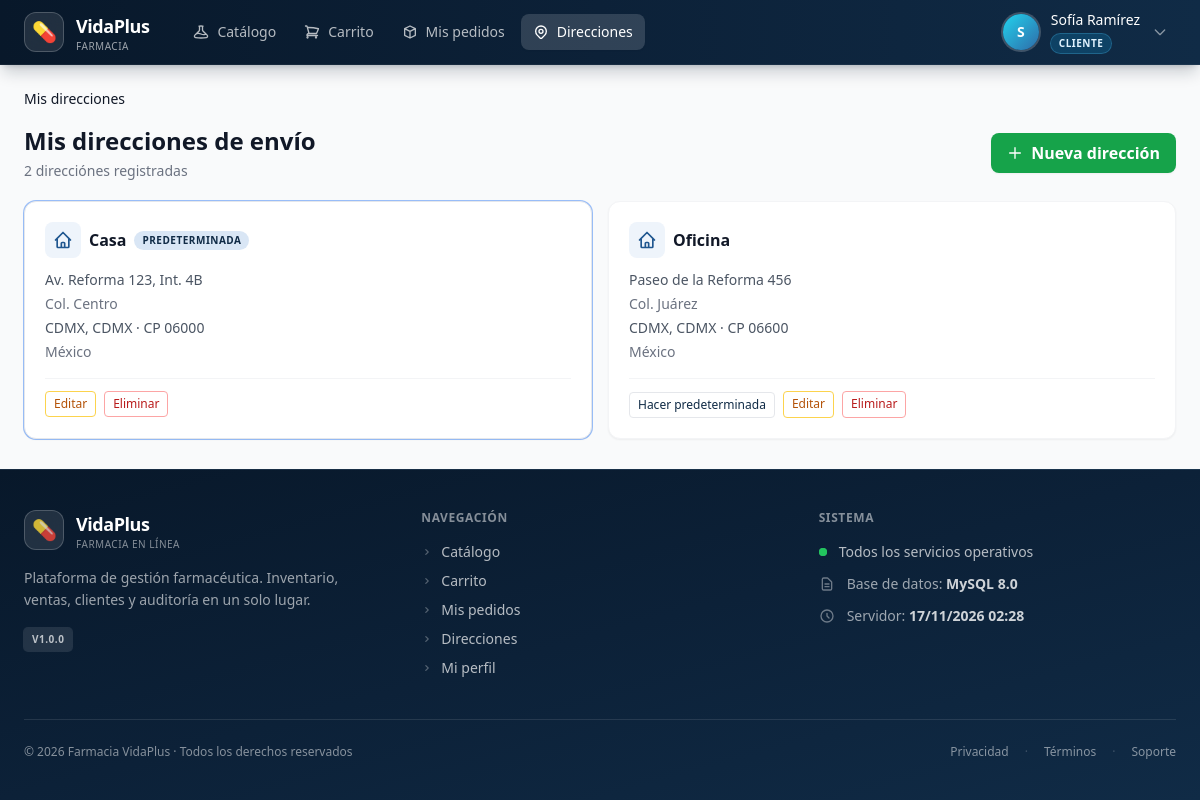
Page /modules/portal/mis_direcciones.php (signed in) on the committed database.
### tables this page shows
CREATE TABLE direcciones_cliente (
    id_direccion      INT UNSIGNED AUTO_INCREMENT PRIMARY KEY,
    id_cliente        INT UNSIGNED NOT NULL,
    alias             VARCHAR(30)  NOT NULL,
    calle             VARCHAR(200) NOT NULL,
    colonia           VARCHAR(100) NULL,
    ciudad            VARCHAR(80)  NOT NULL,
    estado_provincia  VARCHAR(80)  NOT NULL,
    codigo_postal     VARCHAR(10)  NOT NULL,
    id_pais           INT UNSIGNED NOT NULL,
    es_predeterminada TINYINT(1)   NOT NULL DEFAULT 0,
    activa            TINYINT(1)   NOT NULL DEFAULT 1,
    fecha_creacion    DATETIME     NOT NULL DEFAULT CURRENT_TIMESTAMP,
    CONSTRAINT fk_direcciones_cliente FOREIGN KEY (id_cliente)
        REFERENCES clientes(id_cliente) ON DELETE CASCADE ON UPDATE CASCADE,
    CONSTRAINT fk_direcciones_pais FOREIGN KEY (id_pais)
        REFERENCES paises(id_pais) ON DELETE RESTRICT ON UPDATE CASCADE
);

CREATE TABLE paises (
    id_pais      INT UNSIGNED AUTO_INCREMENT PRIMARY KEY,
    iso2         CHAR(2)     NOT NULL,
    iso3         CHAR(3)     NOT NULL,
    nombre       VARCHAR(80) NOT NULL,
    nacionalidad VARCHAR(50) NOT NULL,
    codigo_tel   VARCHAR(5)  NOT NULL,
    activo       TINYINT(1)  NOT NULL DEFAULT 1,
    CONSTRAINT uq_paises_iso2    UNIQUE (iso2),
    CONSTRAINT uq_paises_iso3    UNIQUE (iso3),
    CONSTRAINT uq_paises_nombre  UNIQUE (nombre),
    CONSTRAINT chk_paises_iso2 CHECK (iso2 = UPPER(iso2) AND CHAR_LENGTH(iso2) = 2),
    CONSTRAINT chk_paises_iso3 CHECK (iso3 = UPPER(iso3) AND CHAR_LENGTH(iso3) = 3)
);

### includes/helpers.php (called while the page is built, shortened)
<?php
function e(?string $str): string
{
    return htmlspecialchars($str ?? '', ENT_QUOTES, 'UTF-8');
}

### modules/portal/mis_direcciones.php (the view, shortened to what this page needs)
<?php
$pdo = pdoActual();
$idCliente = (int)$_SESSION['usuario_id'];
$accion = $_GET['accion'] ?? 'listar';
match($accion) {
    'crear'    => accionCrear(),
    'editar'   => accionEditar(),
    'eliminar' => accionEliminar(),
    'default'  => accionHacerDefault(),
    default    => accionListar(),
};
function accionListar(): void
{
    global $pdo, $idCliente;
    $stmt = $pdo->prepare("
        SELECT d.*, p.nombre AS pais
        FROM direcciones_cliente d
        INNER JOIN paises p ON d.id_pais = p.id_pais
        WHERE d.id_cliente = ? AND d.activa = 1
        ORDER BY d.es_predeterminada DESC, d.fecha_creacion DESC
    ");
    $stmt->execute([$idCliente]);
    $direcciones = $stmt->fetchAll();
    require __DIR__ . '/../../includes/header.php';
    ?>
    <nav class="flex items-center gap-2 text-sm text-gray-500 mb-4">
        <span class="text-gray-900 font-medium">Mis direcciones</span>
    </nav>
    <div class="flex flex-col sm:flex-row sm:items-center sm:justify-between gap-3 mb-5">
        <div>
            <h1 class="text-2xl font-bold text-gray-900">Mis direcciones de envío</h1>
            <p class="text-sm text-gray-500 mt-1">
                <?= count($direcciones) ?> dirección<?= count($direcciones) !== 1 ? 'es' : '' ?>
                registrada<?= count($direcciones) !== 1 ? 's' : '' ?>
            </p>
        </div>
        <a href="/modules/portal/mis_direcciones.php?accion=crear"
           class="inline-flex items-center gap-2 bg-green-600 hover:bg-green-700 text-white
                  font-semibold px-4 py-2 rounded-lg transition shadow-sm">
            <svg class="w-4 h-4" fill="none" stroke="currentColor" viewBox="0 0 24 24">
                <path stroke-linecap="round" stroke-linejoin="round" stroke-width="2" d="M12 4v16m8-8H4"/>
            </svg>
            Nueva dirección
        </a>
    </div>
    <?php if (empty($direcciones)): ?>
        <div class="bg-white rounded-xl shadow-sm border border-gray-100 p-12 text-center">
            <div class="inline-flex items-center justify-center w-16 h-16 rounded-full bg-gray-100 mb-4">
                <svg class="w-8 h-8 text-gray-400" fill="none" stroke="currentColor" viewBox="0 0 24 24">
                    <path stroke-linecap="round" stroke-linejoin="round" stroke-width="2"
                          d="M17.657 16.657L13.414 20.9a1.998 1.998 0 01-2.827 0l-4.244-4.243a8 8 0 1111.314 0z"/>
                    <path stroke-linecap="round" stroke-linejoin="round" stroke-width="2"
                          d="M15 11a3 3 0 11-6 0 3 3 0 016 0z"/>
                </svg>
            </div>
            <h3 class="font-semibold text-gray-900 mb-1">Sin direcciones registradas</h3>
            <p class="text-gray-500 mb-4">
                Necesitas al menos una dirección para poder comprar en línea.
            </p>
            <a href="/modules/portal/mis_direcciones.php?accion=crear"
               class="inline-block px-4 py-2 text-sm bg-green-600 hover:bg-green-700
                      text-white rounded-lg transition">
                + Agregar mi primera dirección
            </a>
        </div>
    <?php else: ?>
        <div class="grid grid-cols-1 md:grid-cols-2 gap-4">
            <?php foreach ($direcciones as $d): ?>
                <div class="bg-white rounded-xl shadow-sm border
                            <?= $d['es_predeterminada'] ? 'border-primary-300 ring-1 ring-primary-200' : 'border-gray-100' ?> p-5">
                    <div class="flex items-start justify-between mb-3">
                        <div class="flex items-center gap-2">
                            <div class="w-9 h-9 rounded-lg bg-primary-50 text-primary-600
                                        flex items-center justify-center">
                                <svg class="w-5 h-5" fill="none" stroke="currentColor" viewBox="0 0 24 24">
                                    <path stroke-linecap="round" stroke-linejoin="round" stroke-width="2"
                                          d="M3 12l2-2m0 0l7-7 7 7M5 10v10a1 1 0 001 1h3m10-11l2 2m-2-2v10a1 1 0 01-1 1h-3m-6 0a1 1 0 001-1v-4a1 1 0 011-1h2a1 1 0 011 1v4a1 1 0 001 1m-6 0h6"/>
                                </svg>
                            </div>
                            <div class="flex items-center gap-2">
                                <h3 class="font-semibold text-gray-900"><?= e($d['alias']) ?></h3>
                                <?php if ($d['es_predeterminada']): ?>
                                    <span class="text-[10px] font-semibold uppercase tracking-wider
                                                 bg-primary-100 text-primary-700 px-2 py-0.5 rounded-full">
                                        Predeterminada
                                    </span>
                                <?php endif; ?>
                            </div>
                        </div>
                    </div>
                    <div class="text-sm text-gray-600 space-y-1 mb-4">
                        <p><?= e($d['calle']) ?></p>
                        <?php if ($d['colonia']): ?>
                            <p class="text-gray-500">Col. <?= e($d['colonia']) ?></p>
                        <?php endif; ?>
                        <p><?= e($d['ciudad'] . ', ' . $d['estado_provincia']) ?> · CP <?= e($d['codigo_postal']) ?></p>
                        <p class="text-gray-500"><?= e($d['pais']) ?></p>
                    </div>
                    <div class="flex flex-wrap gap-2 pt-3 border-t border-gray-100">
                        <?php if (!$d['es_predeterminada']): ?>
                            <form method="POST"
                                  action="/modules/portal/mis_direcciones.php?accion=default&id=<?= (int)$d['id_direccion'] ?>"
                                  class="inline">
                                <button class="text-xs px-2 py-1 rounded border border-primary-300
                                               text-primary-700 hover:bg-primary-50 transition">
                                    Hacer predeterminada
                                </button>
                            </form>
                        <?php endif; ?>
                        <a href="/modules/portal/mis_direcciones.php?accion=editar&id=<?= (int)$d['id_direccion'] ?>"
                           class="text-xs px-2 py-1 rounded border border-amber-300
                                  text-amber-700 hover:bg-amber-50 transition">
                            Editar
                        </a>
                        <a href="/modules/portal/mis_direcciones.php?accion=eliminar&id=<?= (int)$d['id_direccion'] ?>"
                           class="text-xs px-2 py-1 rounded border border-red-300
                                  text-red-700 hover:bg-red-50 transition">
                            Eliminar
                        </a>
                    </div>
                </div>
            <?php endforeach; ?>
        </div>
    <?php endif; ?>
    <?php require __DIR__ . '/../../includes/footer.php'; ?>
    <?php
}
    ?>

### rows in the picture
direcciones_cliente: alias "Casa", es_predeterminada "PREDETERMINADA", calle "Av. Reforma 123, Int. 4B", colonia "Centro", ciudad+estado_provincia "CDMX, CDMX", codigo_postal "06000", id_pais.nombre "México"
direcciones_cliente: alias "Oficina", calle "Paseo de la Reforma 456", colonia "Juárez", ciudad+estado_provincia "CDMX, CDMX", codigo_postal "06600", id_pais.nombre "México"

### other values in the picture
$item['label'] "Catálogo"
$item['label'] "Carrito"
$item['label'] "Mis pedidos"
$item['label'] "Direcciones"
$inicial "S"
$nombreActual "Sofía Ramírez"
$rolActual "CLIENTE"
count($direcciones) "2"
